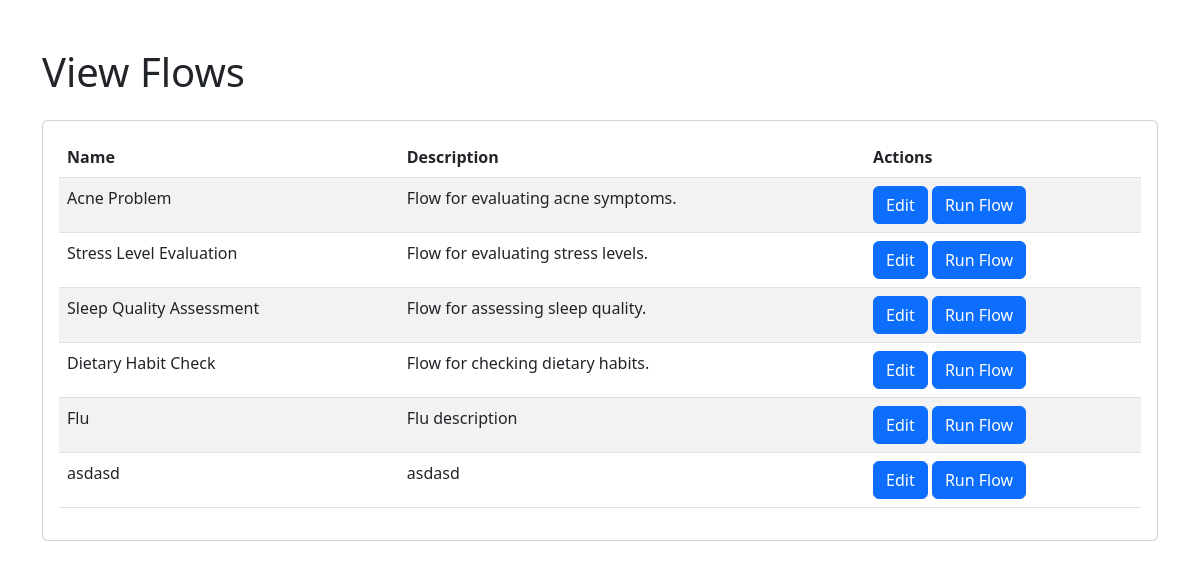
Page /flows/ on the earlier database version.
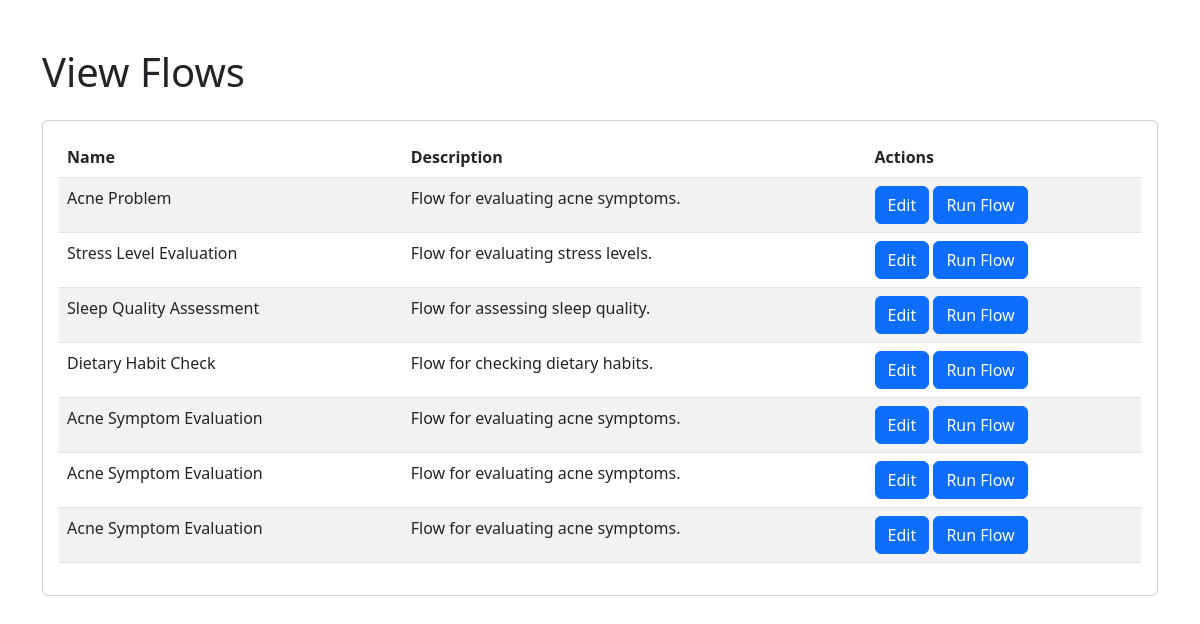
Same page on the later database version.
### ChabotFeature/models.py (models this page shows)
class Flow(models.Model):
    name = models.CharField(max_length=100)
    description = models.TextField()

### ChabotFeature/views.py (the view)
# urls.py: path('flows/', flow_view, name='flow_view'),
def flow_view(request):
    flows = Flow.objects.all()
    return render(request, 'ChabotFeature/flowview.html', {'flows': flows})

### ChabotFeature/templates/ChabotFeature/flowview.html (shortened to what this page needs)
{% extends 'base.html' %}
{% block content %}
<div class="container mt-5">
    <h1>View Flows</h1>
    <div class="card mt-4">
        <div class="card-body">
            <table id="flowsTable" class="table table-striped">
                <thead>
                    <tr>
                        <th>Name</th>
                        <th>Description</th>
                        <th>Actions</th>
                    </tr>
                </thead>
                <tbody>
                    {% for flow in flows %}
                    <tr>
                        <td>{{ flow.name }}</td>
                        <td>{{ flow.description }}</td>
                        <td>
                            <a href="{% url "edit_flow" flow.id %}" class="btn btn-primary edit-btn">Edit</a>
                            <a href="{% url 'run_flow' flow.id %}" class="btn btn-primary">Run Flow</a>
                        </td>
                    </tr>
                    {% endfor %}
                </tbody>
            </table>
        </div>
    </div>
</div>
{% endblock %}

### ChabotFeature/templates/base.html (shortened to what this page needs)
<!DOCTYPE html>
<html lang="en">
<head>
    <link href="https://cdn.jsdelivr.net/npm/bootstrap@5.3.0/dist/css/bootstrap.min.css" rel="stylesheet">
    <link rel="stylesheet" href="https://cdnjs.cloudflare.com/ajax/libs/toastr.js/latest/toastr.min.css">
</head>
<body>
    {% block content %}{% endblock %}
</body>
</html>

Differences in the rows shown:
removed Flow: name "Flu", description "Flu description"
removed Flow: name "asdasd", description "asdasd"
added Flow: name "Acne Symptom Evaluation", description "Flow for evaluating acne symptoms."
added Flow: name "Acne Symptom Evaluation", description "Flow for evaluating acne symptoms."
added Flow: name "Acne Symptom Evaluation", description "Flow for evaluating acne symptoms."
